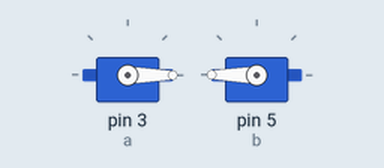
This sketch was run on a simulated Arduino Uno, built with avr-gcc and run on an emulated ATmega328P. Parts: 2 × servo.

Above: at 0.05 s.
Timing chart, 0 to 3.0 s (numbered marks = the images above):
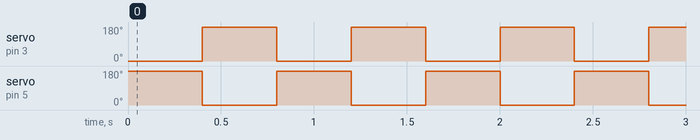

The sketch:

C21.ino
```cpp
#include <Servo.h>
Servo a, b;
int pulsomin=650, pulsomax=2550;
void setup() {
  //a.attach(3);
  //a.attach(3,650,2550);
  a.attach(3,pulsomin,pulsomax);
  b.attach(5,pulsomin,pulsomax);

}

void loop(){
  a.write(0); //0-90  1ms   90-180 2ms
  b.write(180); //0-90  1ms   90-180 2ms
  delay(400);
  a.write(180); //0-90  1ms   90-180 2ms
  b.write(0); //0-90  1ms   90-180 2ms
  delay(400);
}
```

Measured:
- by itself, servo on pin 3 (a), servo on pin 5 (b): alternates 180° for 0.40 s and 0° for 0.40 s
